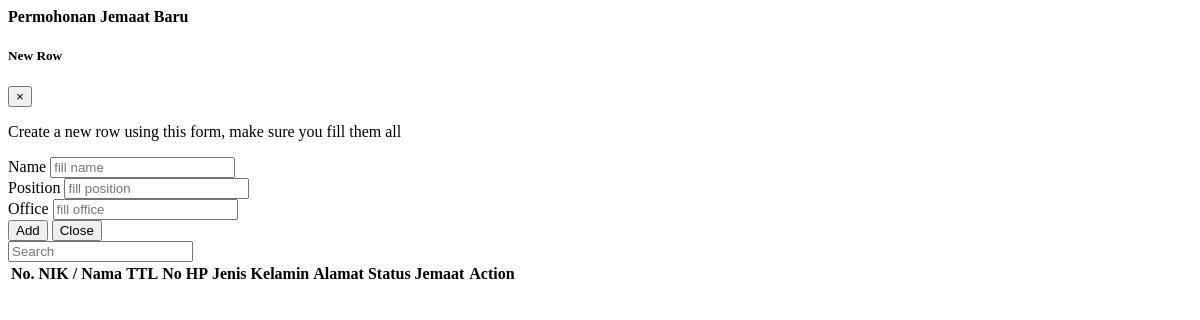
/dashboard/tampil_jemaat_baru.php, run on an earlier commit of the app's database.
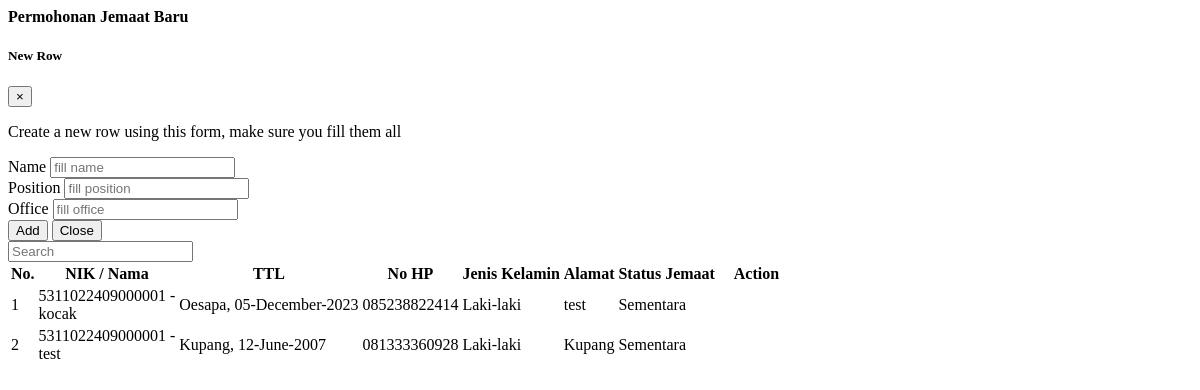
And on a later commit of the database.
### tables this page shows
CREATE TABLE `jemaat` (
  `id_jemaat` int(11) NOT NULL,
  `tanggal_pendaftaran` date DEFAULT NULL,
  `nik` varchar(16) DEFAULT NULL,
  `nama` varchar(50) NOT NULL,
  `tempat_lahir` varchar(20) NOT NULL,
  `tanggal_lahir` date NOT NULL,
  `no_hp` varchar(12) NOT NULL,
  `jenis_kelamin` enum('Laki-laki','Perempuan') NOT NULL,
  `alamat` text NOT NULL,
  `status_j` int(11) NOT NULL,
  `ket` varchar(10) NOT NULL,
  `username` varchar(20) NOT NULL,
  `password` varchar(20) NOT NULL,
  `baptis` int(11) NOT NULL,
  `penyerahan` int(11) NOT NULL,
  `pernikahan` int(11) NOT NULL
);

### dashboard/tampil_jemaat_baru.php (the view, shortened to what the changed rows need)
<?php include '../konek.php'; ?>
<link href="css/sweetalert.css" rel="stylesheet" type="text/css">
<div class="page-inner">
    <div class="row">
        <div class="col-md-12">
            <div class="card">
                <div class="card-body">
                    <form action="">
                        <div class="table-responsive">
                            <table id="add" class="display table table-striped table-hover">
                                <thead>
                                    <tr>
                                        <th>No.</th>
                                        <th>NIK / Nama</th>
                                        <th>TTL</th>
                                        <th>No HP</th>
                                        <th>Jenis Kelamin</th>
                                        <th>Alamat</th>
                                        <th>Status Jemaat</th>
                                        <th style="width: 10%">Action</th>
                                    </tr>
                                </thead>
                                <tbody>
                                    <?php
                                    $no = 1;
                                    $tampil = "SELECT * FROM jemaat where status_j = 0 ORDER BY id_jemaat DESC";
                                    $query = mysqli_query($konek, $tampil);
                                    while ($data = mysqli_fetch_array($query, MYSQLI_BOTH)) {
                                        $username = $data['nik'];
                                        $nama = $data['nama'];
                                        $tempat = $data['tempat_lahir'];
                                        $tanggal = $data['tanggal_lahir'];
                                        $no_hp = $data['no_hp'];
                                        $alamat = $data['alamat'];
                                        $jekel = $data['jenis_kelamin'];
                                        $ket = $data['ket'];
                                        $tanggal_lahir = date("d-F-Y", strtotime($tanggal));
                                        if ($ket == 1) {
                                           $ket = "Tetap";
                                        }else {
                                            $ket = "Sementara";
                                        }
                                    ?>
                                        <tr>
                                            <td><?php echo $no++; ?></td>
                                            <td><?php echo $username . ' -<br> ' . $nama; ?></td>
                                            <td><?php echo $tempat . ", " . $tanggal_lahir; ?></td>
                                            <td><?php echo $no_hp; ?></td>
                                            <td><?php echo $jekel; ?></td>
                                            <td><?php echo $alamat; ?></td>
                                            <td><?php echo $ket; ?></td>
                                            <td>
                                            </td>
                                        </tr>
                                    <?php
                                    }
                                    ?>
                                </tbody>
                            </table>
                        </div>
                    </form>
                </div>
            </div>
        </div>
    </div>
</div>

What changed in the data, as far as the page shows it:
added jemaat: nik "5311022409000001", nama "kocak", tempat_lahir "Oesapa", tanggal_lahir "05-December-2023", no_hp "085238822414", jenis_kelamin "Laki-laki", alamat "test", ket "Sementara"
added jemaat: nik "5311022409000001", nama "test", tempat_lahir "Kupang", tanggal_lahir "12-June-2007", no_hp "081333360928", jenis_kelamin "Laki-laki", alamat "Kupang", ket "Sementara"
